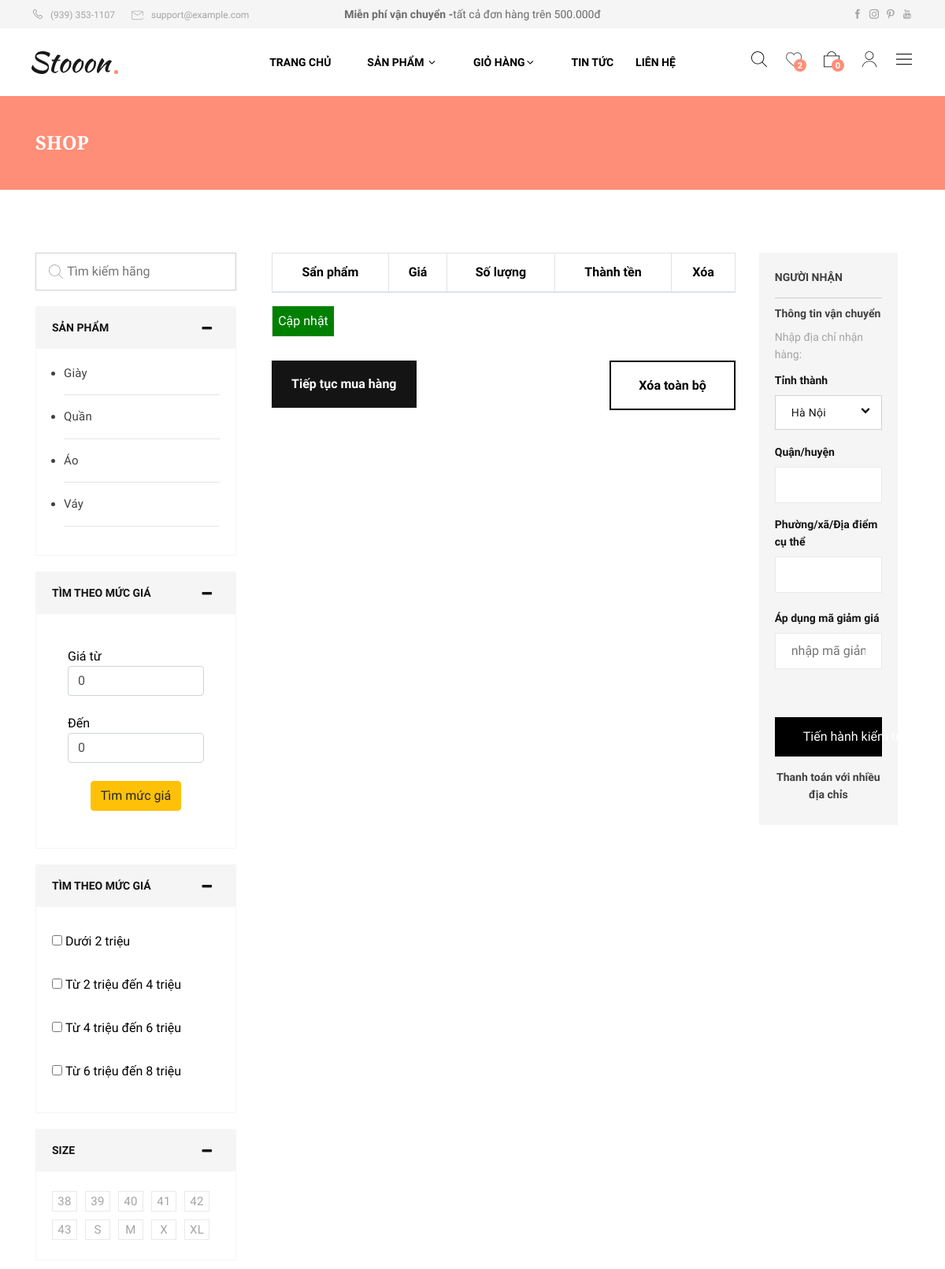
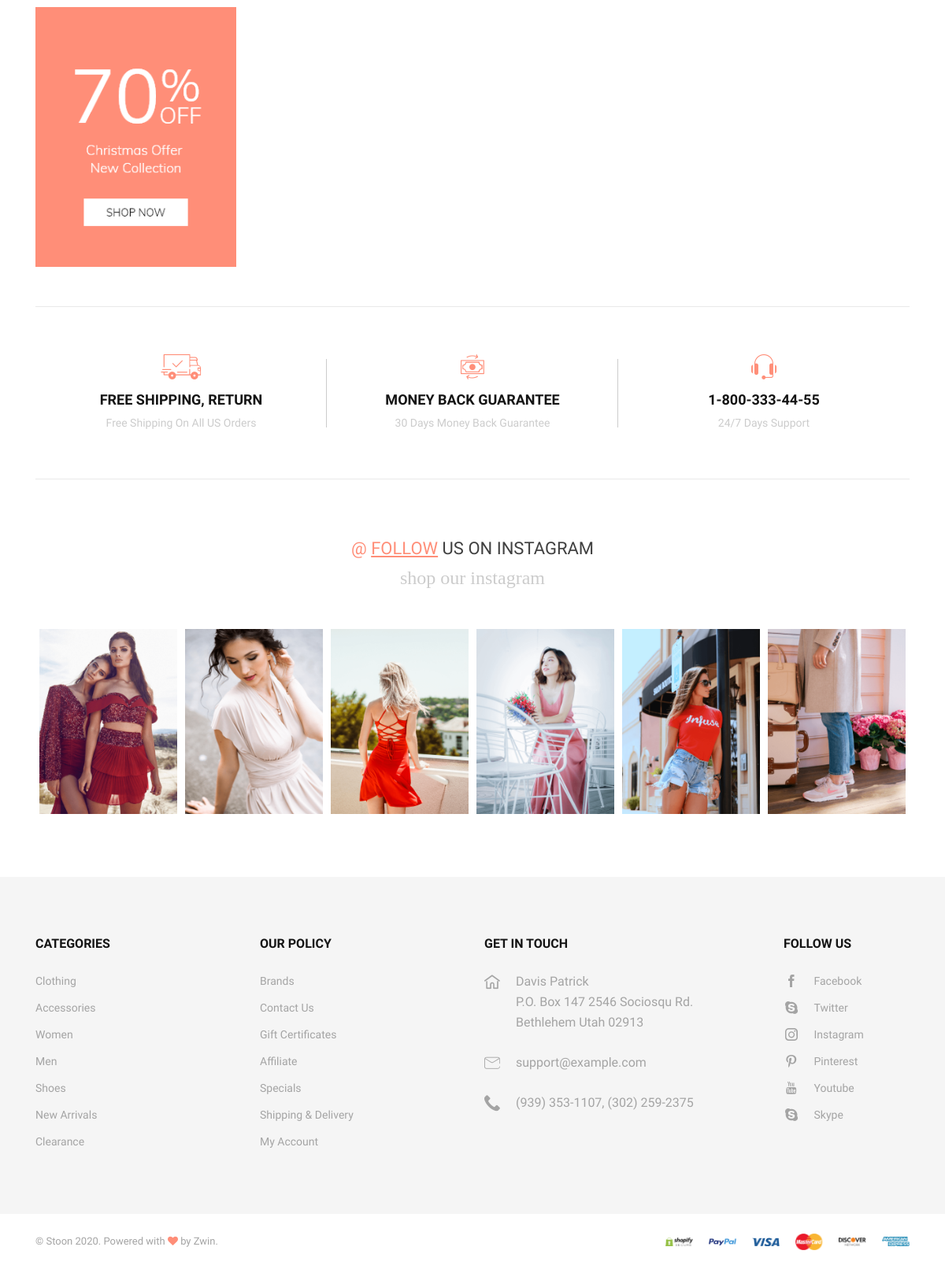
The app's page /index.php?controller=cart with its own data (2 pictures, top to bottom).
### tables this page shows
CREATE TABLE `categories` (
  `id` int(11) NOT NULL,
  `name` varchar(500) NOT NULL,
  `parent_id` int(11) NOT NULL
);

### controllers/CartController.php (called while the page is built, shortened)
<?php
	class CartController extends Controller{
		public function index(){
			$this->loadView("CartView.php");
		}
	}
 ?>

### views/HeaderView.php (the view, shortened to what this page needs)
<div class="stoon-navbar">
    <div class="header-top d-none d-sm-block">
        <div class="container-fluid">
            <div class="row align-items-center">
                <div class="col-lg-4 col-8">
                    <div class="contact">
                        <a href="tel:+496170961709"><i class="icon-call-header"></i> (939) 353-1107</a>
                        <a href="#"><i class="icon-email-subscribe"></i> support@example.com</a>
                    </div>
                </div>
                <div class="col-lg-4 d-none d-lg-block">
                    <div class="shipping text-center">
                        <p>Miễn phí vận chuyển -<span>tất cả đơn hàng trên 500.000đ</span></p>
                    </div>
                </div>
                <div class="col-lg-4 col-4">
                    <div class="social">
                        <ul class="nav-social justify-content-end">
                            <li><a href="#"><i class="icon-facebook"></i></a></li>
                            <li><a href="#"><i class="icon-instagram"></i></a></li>
                            <li><a href="#"><i class="icon-pinterest"></i></a></li>
                            <li><a href="#"><i class="icon-youtube"></i></a></li>
                        </ul>
                    </div>
                </div>
            </div>
        </div>
    </div>
    <nav class="navbar navbar-area navbar-expand-lg nav-style-01">
        <div class="container-fluid nav-container">
            <div class="row">
                <div class="col-lg-3 col-4 order-1 align-self-center">
                    <div class="logo">
                        <a href="index.php"><img src="assets/fontend/img/logo.png" alt=""></a>
                    </div>
                </div>
                <div class="col-lg-6 order-3 order-lg-2">
                    <div class="collapse navbar-collapse" id="shop-menu">
                        <ul class="navbar-nav menu-open">
                            <li class="menu-item-has-children">
                                <a href="index.php">Trang chủ </a>
                            </li>
                            <li class="menu-item-has-children">
                                <a href="#">Sản Phẩm <i class="fa fa-angle-down"></i></a>
                            </li>
                            <li class="menu-item-has-children">
                                <a href="index.php?controller=cart">Giỏ hàng<i class="fa fa-angle-down"></i></a>
                            </li>
                            <li><a href="index.php?controller=news">Tin tức</a></li>
                            <li><a href="index.php?controller=contact">Liên Hệ</a></li>
                        </ul>
                    </div>
                </div>
                <div class="col-lg-3 col-8 justify-content-end d-flex order-2 order-lg-3">
                    <div class="nav-right-part">
                        <ul>
                            <li>
                                <a href="SearchNameView.php" id="search"><i class="icon-search"></i></a>
                            </li>
                            <li>
                                <a href="#"><i class="icon-heart"></i><span class="badge">2</span></a>
                            </li>
                            <?php
                              $ProductNumberCart = 0;
                             ?>
                            <li class="has-dropdown">
                                <a href="index.php?controller=cart"><i class="icon-add-to-cat"></i><span class="badge"><?php echo $ProductNumberCart; ?></span></a>
                            </li>
                            <li>
                                <a href="#"><i class="icon-user"></i></a>
                            </li>
                            <li class="d-none d-lg-block">
                                <a href="#" id="navigation-button"><i class="icon-bar-icon"></i></a>
                            </li>
                        </ul>
                    </div>
                </div>
            </div>
        </div>
    </nav>
</div>

### views/LayoutTrangTrong.php (shortened to what this page needs)
<!DOCTYPE html>
<html lang="zxx">
<head>
    <link rel="stylesheet" href="assets/fontend/css/vendor.css">
    <link rel="stylesheet" href="assets/fontend/css/style.css">
    <link rel="stylesheet" href="assets/fontend/css/responsive.css">
</head>
<body>
    <?php include "views/HeaderView.php"; ?>
    <div class="breadcrumb-area">
        <div class="container">
            <div class="row">
                <div class="col-md-12">
                    <div class="breadcrumb-inner d-flex justify-content-between">
                        <h2 class="page-title">Shop</h2>
                    </div>
                </div>
            </div>
        </div>
    </div>
    <div class="collection-area margin-top-60">
        <div class="container">
            <div class="row">
                <div class="col-xl-3 col-lg-4 col-md-12 col-sm-12 col-12 margin-top-20">
                    <div class="widget search-widget">
                        <form action="#">
                            <button type="submit"><i class="icon-search"></i></button>
                            <input type="text" placeholder="Tìm kiếm hãng" name="search">
                        </form>
                    </div>
                    <div class="widget ptype-widget">
                        <div class="accordion-style-2" id="accordionExample3">
                            <div class="card">
                                <div class="card-header" id="headingThree">
                                    <p class="mb-0">
                                        <a href="#" role="button" data-toggle="collapse" data-target="#collapseThree" aria-expanded="true" aria-controls="collapseThree">Sản phẩm</a>
                                    </p>
                                </div>
                                <div id="collapseThree" class="collapse show" aria-labelledby="headingThree" data-parent="#accordionExample3">
                                    <div class="card-body">
                                        <form action="#">
                                            <ul class="sub-menu">
                                                <?php
                                                  $db = Connection::getInstance();
                                                  $query = $db->query("select * from categories where parent_id=0 order by id desc");
                                                  $categories = $query->fetchAll();
                                                 ?>
                                                 <?php foreach($categories as $rows): ?>
                                                <li><a href="index.php?controller=products&action=category&id=<?php echo $rows->id; ?>"><?php echo $rows->name; ?></a></li>
                                                <hr>
                                                <?php endforeach; ?>
                                            </ul>
                                        </form>
                                    </div>
                                </div>
                            </div>
                        </div>
                    </div>
                    <div class="widget price-widget">
                        <div class="accordion-style-2" id="accordionExample4">
                            <div class="card">
                                <div class="card-header" id="headingFour">
                                    <p class="mb-0">
                                        <a href="#" role="button" data-toggle="collapse" data-target="#collapseFour" aria-expanded="true" aria-controls="collapseFour">Tìm theo mức giá</a>
                                    </p>
                                </div>
                                <div id="collapseFour" class="collapse show" aria-labelledby="headingFour" data-parent="#accordionExample4">
                                    <div class="price_filter">
                                        <div class="price_slider_amount">
                                            <ul class="list-group" style="border:0px;">
                                              <li class="list-group-item" style="border:0px;">Giá từ &nbsp;&nbsp;
                                                <input type="number" min="0" value="0" id="fromPrice" class="form-control" />
                                              </li>
                                              <li class="list-group-item" style="border:0px;">Đến &nbsp;&nbsp;&nbsp;&nbsp;&nbsp;
                                                <input type="number" min="0" value="0" id="toPrice" class="form-control"/>
                                              </li>
                                              <li class="list-group-item" style="border:0px; text-align:center">
                                                <input type="button" class="btn btn-warning" value="Tìm mức giá" onclick="location.href = 'index.php?controller=search&action=price&fromPrice=' + document.getElementById('fromPrice').value + '&toPrice=' + document.getElementById('toPrice').value;" />
                                              </li>
                                            </ul>
                                        </div>
                                    </div>
                                </div>
                            </div>
                        </div>
                    </div>
                    <div class="widget color-widget">
                        <div class="accordion-style-2" id="accordionExample5">
                            <div class="card">
                                <div class="card-header" id="headingFive">
                                    <p class="mb-0">
                                        <a href="#" role="button" data-toggle="collapse" data-target="#collapseFive" aria-expanded="true" aria-controls="collapseFive">Tìm theo mức giá</a>
                                    </p>
                                </div>
                                <div id="collapseFive" class="collapse show" aria-labelledby="headingFive" data-parent="#accordionExample5">
                                    <ul class="list-group" style="border:0px;">
                                      <li class="list-group-item" style="border:0px;">
                                        <input type="checkbox" id="gia1" onclick="location.href='index.php?controller=search&action=price&fromPrice=0&toPrice=2000000';"> <label for="gia1">Dưới 2 triệu</label>
                                      </li>
                                      <li class="list-group-item" style="border:0px;">
                                        <input type="checkbox" id="gia2" onclick="location.href='index.php?controller=search&action=price&fromPrice=2000000&toPrice=4000000';"> <label for="gia2">Từ 2 triệu đến 4 triệu</label>
                                      </li>
                                      <li class="list-group-item" style="border:0px;">
                                        <input type="checkbox" id="gia3" onclick="location.href='index.php?controller=search&action=price&fromPrice=4000000&toPrice=6000000';"> <label for="gia2">Từ 4 triệu đến 6 triệu</label>
                                      </li>
                                      <li class="list-group-item" style="border:0px;">
                                        <input type="checkbox" id="gia4" onclick="location.href='index.php?controller=search&action=price&fromPrice=6000000&toPrice=8000000';"> <label for="gia4">Từ 6 triệu đến 8 triệu</label>
                                      </li>
                                    </ul>
                                </div>
                            </div>
                        </div>
                    </div>
                    <div class="widget size-widget">
                        <div class="accordion-style-2" id="accordionExample6">
                            <div class="card">
                                <div class="card-header" id="headingSix">
                                    <p class="mb-0">
                                        <a href="#" role="button" data-toggle="collapse" data-target="#collapseSix" aria-expanded="true" aria-controls="collapseSix">Size</a>
                                    </p>
                                </div>
                                <div id="collapseSix" class="collapse show" aria-labelledby="headingSix" data-parent="#accordionExample6">
                                    <div class="card-body">
                                        <ul class="size-list">
                                            <li><a href="#">38</a></li>
                                            <li><a href="#">39</a></li>
                                            <li><a href="#">40</a></li>
                                            <li><a href="#">41</a></li>
                                            <li><a href="#">42</a></li>
                                            <li><a href="#">43</a></li>
                                            <li><a href="#">S</a></li>
                                            <li><a href="#">M</a></li>
                                            <li><a href="#">X</a></li>
                                            <li><a href="#">XL</a></li>
                                        </ul>
                                    </div>
                                </div>
                            </div>
                        </div>
                    </div>
                    <div class="widget">
                        <a href="#"><img src="assets/fontend/img/others/add1.png" alt=""></a>
                    </div>
                </div>
                <?php echo $this->view; ?>
            </div>
        </div>
    <?php include "views/FooterView.php"; ?>
</body>
</html>

### records on screen
categories: name "Giày"
categories: name "Quần"
categories: name "Áo"
categories: name "Váy"

### other values on screen
$ProductNumberCart "0"
